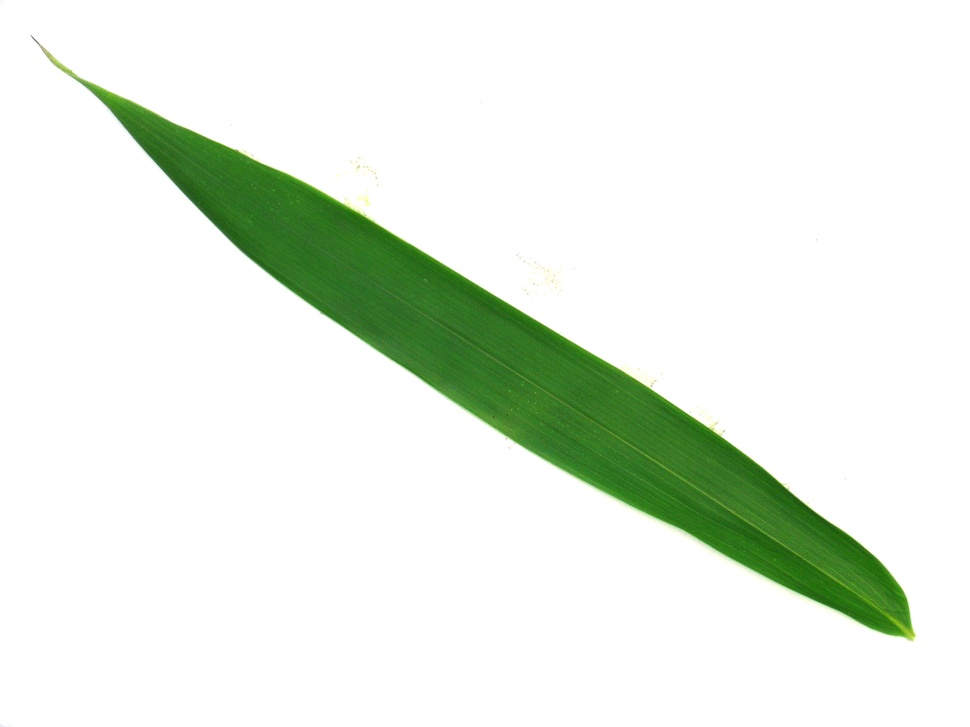
#> input picture data/raw/1025.jpg, 970 x 727 px, shrunk from 1600 x 1200 before the run
$ python vein_extractor.py ../../data/raw/1025.jpg
#> lines starting #> are read from the running program, lines starting #| are printed output that depends on the picture; after the words box and inside, x2 and y2 are one past the last pixel; in counts of white or black regions, pixels touching at a corner belong together
### features/extractors/base.py
"""Abstract Base Class — Khuôn mẫu chung cho các Extractor."""

from abc import ABC, abstractmethod
import cv2
import numpy as np


class BaseExtractor(ABC):
    """
    Lớp cơ sở cho mọi feature extractor.

    Mọi extractor phải implement method `extract(image_path) -> dict`.
    Cung cấp sẵn `_read_image()` hỗ trợ đường dẫn Unicode trên Windows.
    """

    def _read_image(self, image_path: str) -> np.ndarray:
        """Đọc ảnh từ đường dẫn, hỗ trợ Unicode Windows."""
#> called with image_path = '../../data/raw/1025.jpg'
        buf = np.fromfile(image_path, dtype=np.uint8)
        image = cv2.imdecode(buf, cv2.IMREAD_COLOR)
#> image is the input picture: shape (727, 970, 3); mean B, G, R 227.9, 238.3, 230.4
        if image is None:
            raise ValueError(f"Không thể đọc ảnh: {image_path}")
        return image

    def _get_leaf_mask(self, image: np.ndarray) -> np.ndarray:
        """Tạo binary mask phân tách lá khỏi nền đen (threshold=10)."""
        gray = cv2.cvtColor(image, cv2.COLOR_BGR2GRAY)
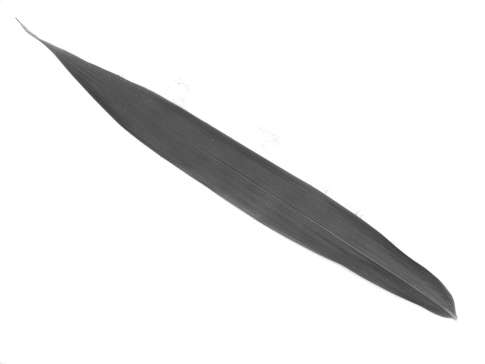
#> gray: shape (727, 970) (shown at 1/2 size); min 57, max 255, mean 234.8
        _, mask = cv2.threshold(gray, 10, 255, cv2.THRESH_BINARY)
#> mask: shape (727, 970); every value is 255
        return mask

    # [4 lines left out: function extract, not called in this run]

### features/extractors/vein_extractor.py
"""Vein extractor — 5 chiều: density, edge density, thickness, contrast, uniformity.

Tiền xử lý chung (theo spec):
  1. Lấy leaf_mask từ ảnh đã preprocess (nền đen).
  2. Blackhat morphology trên grayscale với kernel ELLIPSE (15×15)
     để làm nổi gân tối trên nền lá sáng.
  3. Threshold blackhat → veins_mask (gân nhị phân).
  4. Canny edge detection trên veins_mask → edges_mask.
  5. Áp leaf_mask để chỉ giữ gân/cạnh nằm trong vùng lá.
"""

from __future__ import annotations

import cv2
import numpy as np

from features.extractors.base import BaseExtractor


class VeinExtractor(BaseExtractor):
    BLACKHAT_KERNEL_SIZE = (15, 15)
    BLACKHAT_THRESHOLD = 15      # ngưỡng để chuyển blackhat → veins_mask nhị phân
    CANNY_LOW = 50
    CANNY_HIGH = 150
    EPS = 1e-6

    def extract(self, image_path: str) -> dict:
        image = self._read_image(image_path)
        leaf_mask = self._get_leaf_mask(image)

        leaf_area = int(np.count_nonzero(leaf_mask))
#> leaf_area = 705190
        if leaf_area == 0:
            return {
                "vein_density": 0.0,
                "vein_edge_density": 0.0,
                "vein_thickness": 0.0,
                "vein_contrast": 0.0,
                "vein_uniformity": 0.0,
            }

        gray = cv2.cvtColor(image, cv2.COLOR_BGR2GRAY)
        kernel = cv2.getStructuringElement(cv2.MORPH_ELLIPSE, self.BLACKHAT_KERNEL_SIZE)
        blackhat = cv2.morphologyEx(gray, cv2.MORPH_BLACKHAT, kernel)
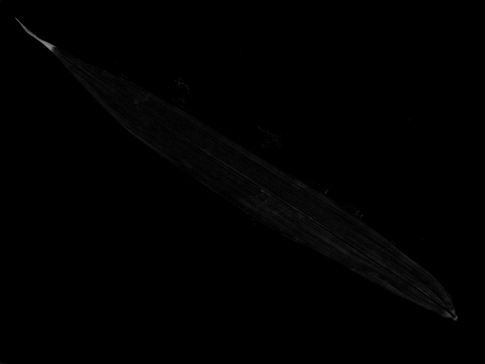
#> blackhat: shape (727, 970) (shown at 1/2 size); min 0, max 162, mean 1.1

        _, veins_mask = cv2.threshold(blackhat, self.BLACKHAT_THRESHOLD, 255, cv2.THRESH_BINARY)
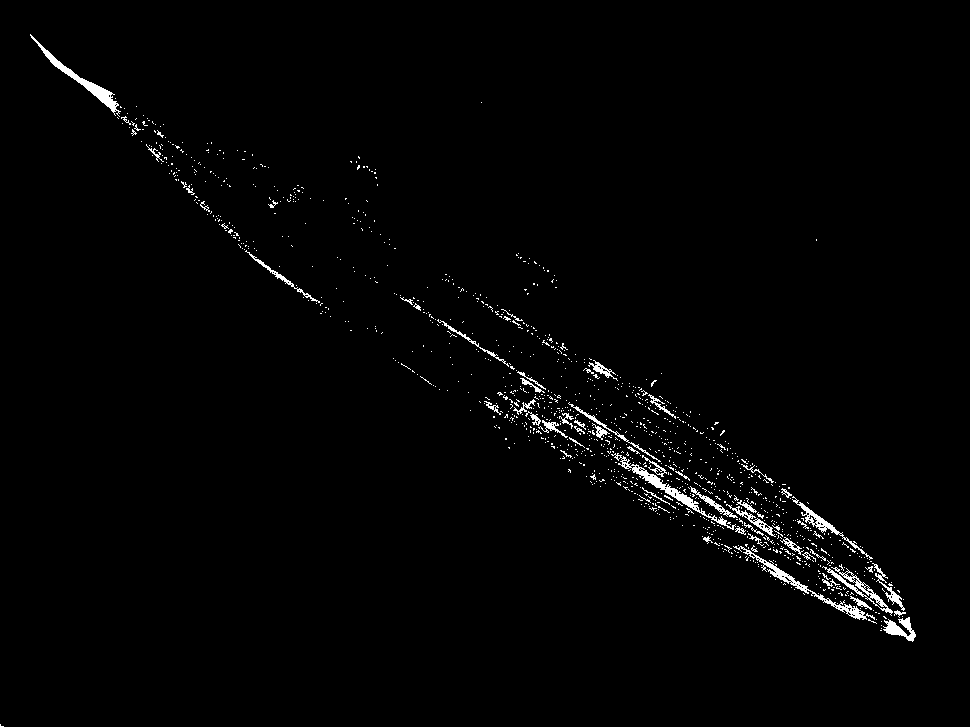
#> veins_mask: shape (727, 970); 1.5% white in thin lines or dots
        veins_inside = cv2.bitwise_and(veins_mask, leaf_mask)

        edges_mask = cv2.Canny(veins_inside, self.CANNY_LOW, self.CANNY_HIGH)
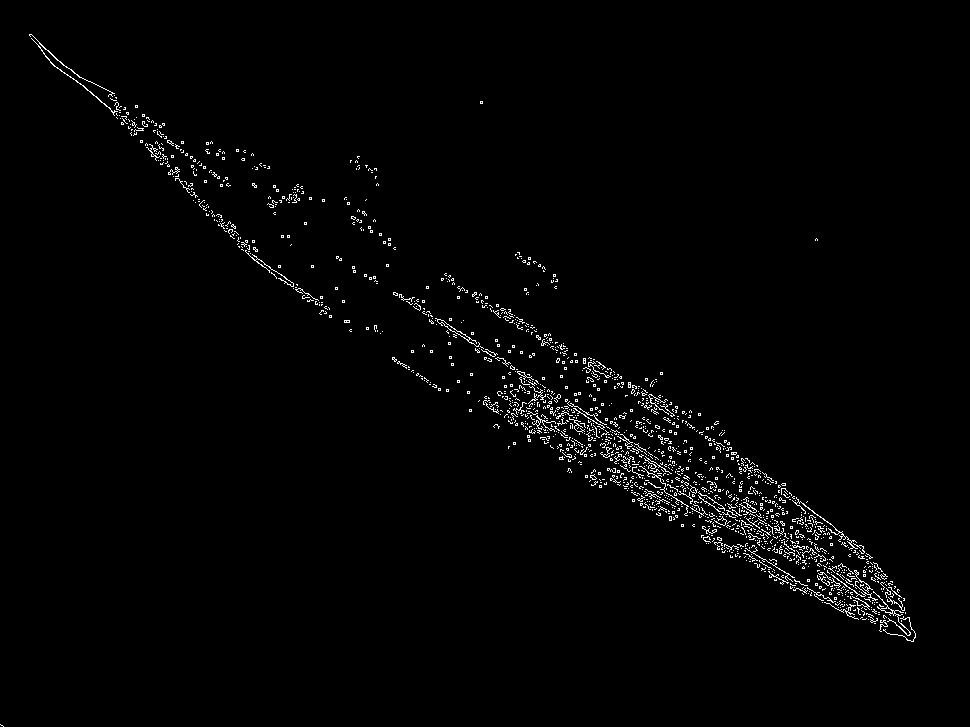
#> edges_mask: shape (727, 970); 1.5% white in thin lines or dots
        edges_inside = cv2.bitwise_and(edges_mask, leaf_mask)

        vein_area = int(np.count_nonzero(veins_inside))
#> vein_area = 10438
        edge_area = int(np.count_nonzero(edges_inside))
#> edge_area = 10690

        # F121 vein_density
        vein_density = vein_area / leaf_area
#> vein_density = 0.0148

        # F122 vein_edge_density
        vein_edge_density = edge_area / leaf_area
#> vein_edge_density = 0.0152

        # F123 vein_thickness
        vein_thickness = vein_area / (edge_area + self.EPS)
#> vein_thickness = 0.976

        # F124, F125 — thống kê cường độ blackhat trên các pixel gân
        blackhat_inside = cv2.bitwise_and(blackhat, blackhat, mask=leaf_mask)
        vein_pixels = blackhat_inside[veins_inside > 0]
#> vein_pixels = 10438 values, max 162 at index 12, min 16 at index 313, mean 23.89
        if vein_pixels.size > 0:
            vein_contrast = float(np.mean(vein_pixels))
#> vein_contrast = 23.89
            vein_uniformity = float(np.std(vein_pixels))
#> vein_uniformity = 17.85
        else:
            vein_contrast = 0.0
            vein_uniformity = 0.0

        return {
            "vein_density": float(vein_density),
            "vein_edge_density": float(vein_edge_density),
            "vein_thickness": float(vein_thickness),
            "vein_contrast": vein_contrast,
            "vein_uniformity": vein_uniformity,
        }


if __name__ == "__main__":
    import os
    import sys

    test_image = sys.argv[1] if len(sys.argv) > 1 else \
        "d:/tailieuhoctap/Nam4Ky2/Multimedia_database_system/leafsearch_project/data/processed/1001.jpg"

    if not os.path.exists(test_image):
        print(f"Ảnh test không tồn tại: {test_image}")
        sys.exit(1)

    extractor = VeinExtractor()
    features = extractor.extract(test_image)
#> features = {'vein_density': 0.0148, 'vein_edge_density': 0.0152, 'vein_thickness': 0.976, 'vein_contrast': 23.89, 'vein_uniformity': 17.85}
    print(f"Số chiều: {len(features)} (kỳ vọng 5)")
#| Số chiều: 5 (kỳ vọng 5)
    for k, v in features.items():
        print(f"  {k}: {v:.6f}")
#> this loop made 5 passes
#> (k, v) on passes 1 to 5: ('vein_density', 0.0148), ('vein_edge_density', 0.0152), ('vein_thickness', 0.976), ('vein_contrast', 23.89), ('vein_uniformity', 17.85)
#> (printed output is left out)

$ run again, on data/raw/1067.jpg
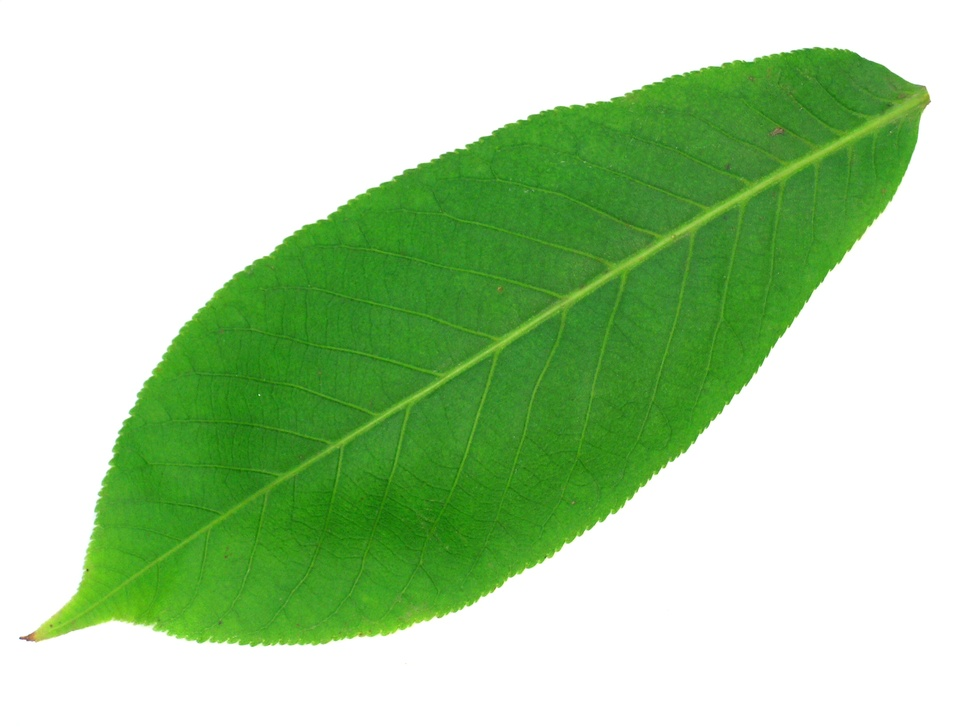
#> input picture data/raw/1067.jpg, 970 x 727 px, shrunk from 1600 x 1200 before the run
#> in _read_image, image is the input picture: shape (727, 970, 3); mean B, G, R 165, 210.2, 176
#> in _get_leaf_mask, `gray = cv2.cvtColor(image, cv2.COLOR_BGR2GRAY)`:
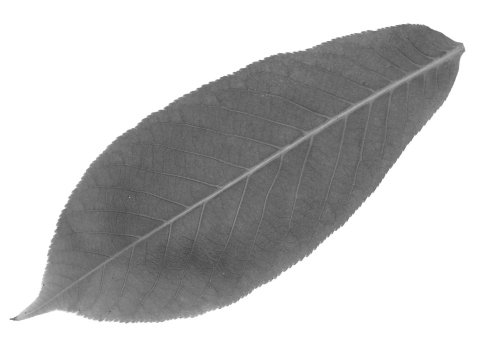
#> gray: shape (727, 970) (shown at 1/2 size); min 64, max 255, mean 194.8
#> mask: shape (727, 970); every value is 255
#> leaf_area = 705190
#> veins_mask: shape (727, 970); 5.4% white in thin lines or dots, all inside (x1, y1, x2, y2) = (19, 47, 931, 647)
#> in extract, `edges_mask = cv2.Canny(veins_inside, self.CANNY_LOW, self.CANNY_HIGH)`:
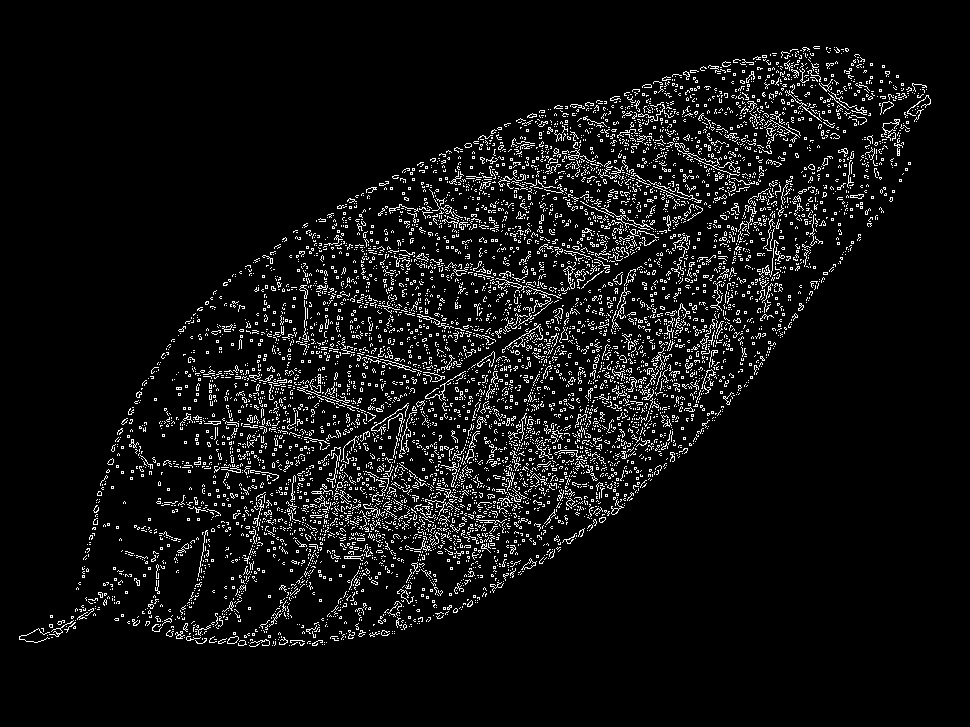
#> edges_mask: shape (727, 970); 6.5% white in thin lines or dots, all inside (x1, y1, x2, y2) = (19, 46, 931, 647)
#> vein_area = 37945
#> edge_area = 45889
#> vein_density = 0.0538
#> vein_edge_density = 0.0651
#> vein_thickness = 0.827
#> vein_contrast = 20.83
#> vein_uniformity = 8.1
#> features = {'vein_density': 0.0538, 'vein_edge_density': 0.0651, 'vein_thickness': 0.827, 'vein_contrast': 20.83, 'vein_uniformity': 8.1}
#| Số chiều: 5 (kỳ vọng 5)
#> the loop `for k, v in features.items():` made 5 passes
#> (k, v) on passes 1 to 5: ('vein_density', 0.0538), ('vein_edge_density', 0.0651), ('vein_thickness', 0.827), ('vein_contrast', 20.83), ('vein_uniformity', 8.1)
#> (printed output is left out)

$ run again, on data/raw/1077.jpg
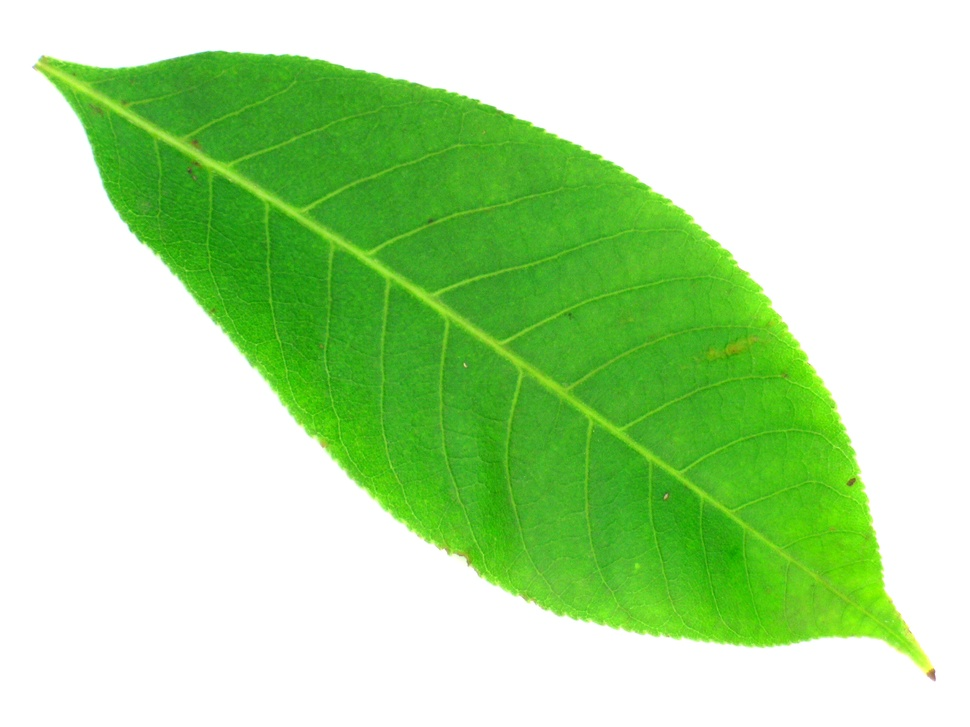
#> input picture data/raw/1077.jpg, 970 x 727 px, shrunk from 1600 x 1200 before the run
#> in _read_image, image is the input picture: shape (727, 970, 3); mean B, G, R 164.3, 224.7, 181.9
#> in _get_leaf_mask, `gray = cv2.cvtColor(image, cv2.COLOR_BGR2GRAY)`:
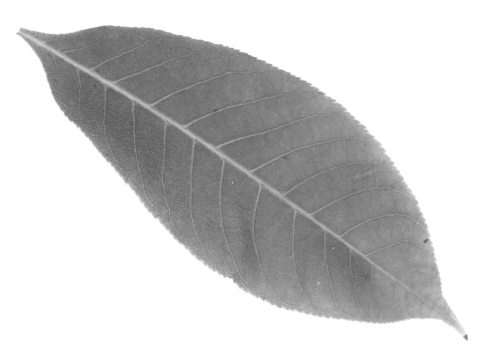
#> gray: shape (727, 970) (shown at 1/2 size); min 62, max 255, mean 205
#> mask: shape (727, 970); every value is 255
#> leaf_area = 705190
#> veins_mask: shape (727, 970); 9% white in thin lines or dots, all inside (x1, y1, x2, y2) = (32, 52, 936, 682)
#> in extract, `edges_mask = cv2.Canny(veins_inside, self.CANNY_LOW, self.CANNY_HIGH)`:
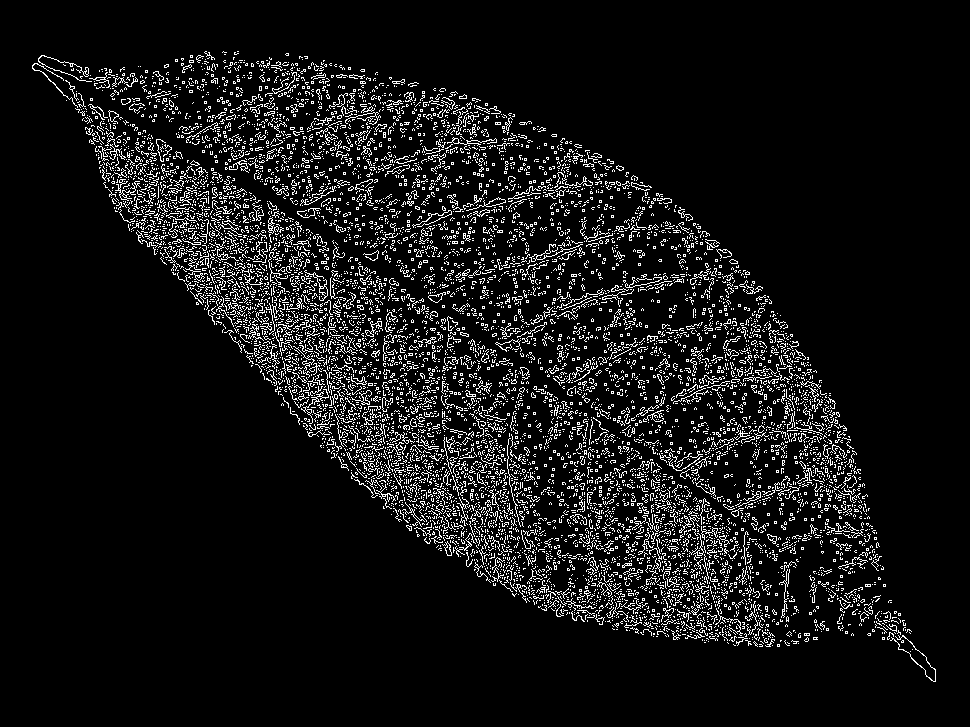
#> edges_mask: shape (727, 970); 7.9% white in thin lines or dots, all inside (x1, y1, x2, y2) = (32, 51, 936, 682)
#> vein_area = 63168
#> edge_area = 55672
#> vein_density = 0.0896
#> vein_edge_density = 0.0789
#> vein_thickness = 1.13
#> vein_contrast = 21.38
#> vein_uniformity = 6.44
#> features = {'vein_density': 0.0896, 'vein_edge_density': 0.0789, 'vein_thickness': 1.13, 'vein_contrast': 21.38, 'vein_uniformity': 6.44}
#| Số chiều: 5 (kỳ vọng 5)
#> the loop `for k, v in features.items():` made 5 passes
#> (k, v) on passes 1 to 5: ('vein_density', 0.0896), ('vein_edge_density', 0.0789), ('vein_thickness', 1.13), ('vein_contrast', 21.38), ('vein_uniformity', 6.44)
#> (printed output is left out)
